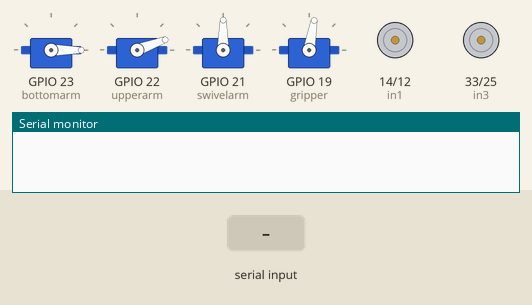
The sketch below on a simulated ESP32. On the bench: 4 × servo, motor-driver pin pairs drawn as motors (green arrow = first pin HIGH = forward, orange = second pin HIGH = backward, longer = more drive, scaled by the enable pin), the last lines printed to the serial monitor. The test bench sets the inputs (shaded band). Nothing arrives over Bluetooth unless stated.

Above: at 1.2 s.
1.3 s: "F" received over the second serial link
At 2.4 s:
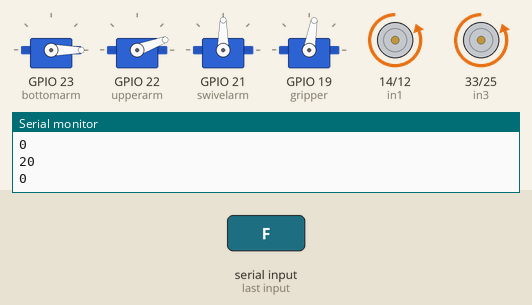
2.8 s: "B" received over the second serial link
At 3.5 s:
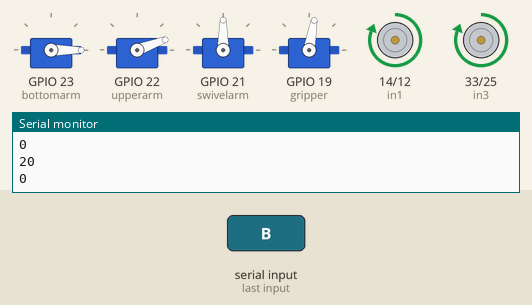
4.3 s: "L" received over the second serial link
At 4.7 s:
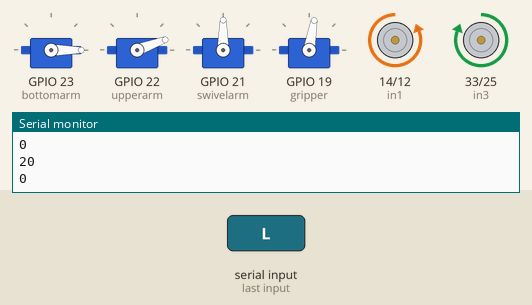
5.8 s: "R" received over the second serial link
At 7.0 s:
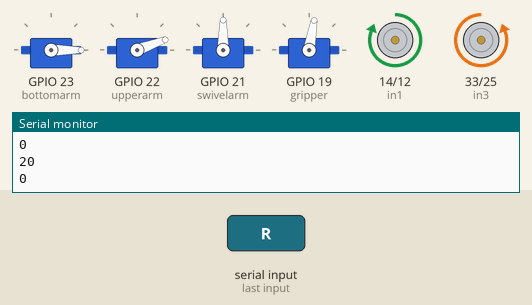
Timing chart, 0 to 8.3 s (numbered marks = the images above; inputs shaded):
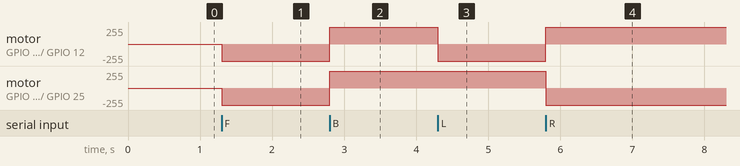

Measured:
- after the input at 1.3 s, motor on GPIO 14 (in1) / GPIO 12 (in2), motor on GPIO 33 (in3) / GPIO 25 (in4): stopped → backward 255/255 at once
- after the input at 2.8 s, motor on GPIO 14 (in1) / GPIO 12 (in2), motor on GPIO 33 (in3) / GPIO 25 (in4): backward 255/255 → forward 255/255 at once
- after the input at 4.3 s, motor on GPIO 14 (in1) / GPIO 12 (in2): forward 255/255 → backward 255/255 at once
- after the input at 5.8 s, motor on GPIO 14 (in1) / GPIO 12 (in2): backward 255/255 → forward 255/255 at once; motor on GPIO 33 (in3) / GPIO 25 (in4): forward 255/255 → backward 255/255 at once

The sketch:

roboticarm_car.ino
```cpp
#include <ESP32Servo.h>
#include <BluetoothSerial.h>

Servo bottomarm, upperarm, swivelarm, gripper;
BluetoothSerial SerialBT;
char command;

int bottompos = 0;
int upperpos = 20;
int swivelpos = 90;

int enA = 27;

int in1 = 14;
int in2 = 12;
int in3 = 33;
int in4 = 25;

int enB = 26;

void setup() {
  Serial.begin(9600);
  SerialBT.begin("ROBOTIC ARM");
  bottomarm.attach(23);
  upperarm.attach(22);
  swivelarm.attach(21);
  gripper.attach(19);

  bottomarm.write(bottompos);
  upperarm.write(upperpos);
  swivelarm.write(swivelpos);
  gripper.write(80);

  pinMode(in1, OUTPUT);
  pinMode(in2, OUTPUT);
  pinMode(in3, OUTPUT);
  pinMode(in4, OUTPUT);
  pinMode(enA, OUTPUT);
  pinMode(enB, OUTPUT);

  digitalWrite(enA, 50);
  digitalWrite(enB, 50);
}

void loop() {
  if (SerialBT.available()) {
    command = SerialBT.read();
    Serial.println(command);

    if(command == 'F'){
      forward();
    }
    else if(command == 'B'){
      backward();
    }
    else if(command == 'L'){
      left();
    }
    else if(command == 'R'){
      right();
    }
    else if(command == 'S'){
      stop();
    }

    if(command == 'l' && bottompos < 150) {
      bottompos += 5;
    } else if(command == 'r' && bottompos > 0) {
      bottompos -= 5;
    }

    bottomarm.write(bottompos);
    Serial.println(bottompos);
    delay(15);

    if(command == 'U' && upperpos >= 35) {
      upperpos -= 5;
    } else if(command == 'D' && upperpos < 180) {
      upperpos += 5;
    }
    upperarm.write(upperpos);
    Serial.println(upperpos);
    delay(15);

    if(command == 'u' && swivelpos < 180) {
      swivelpos += 5;
    } else if(command == 'd' && swivelpos > 0) {
      swivelpos -= 5;
    }

    swivelarm.write(swivelpos);
    Serial.println(bottompos);
    delay(15);

    if(command == 'C'){
      close();
    }

    if(command == 'O'){
      open();
    }

  }
}

void close(){
  for(int i =15; i<=80; i++){
    gripper.write(i);
    delay(20);
    Serial.println(i);
  }
}

void open(){
  for(int i =80; i>=15; i--){
    gripper.write(i);
    delay(20);
  }
}

void backward()
{
  digitalWrite(in1, HIGH);
  digitalWrite(in2, LOW);
  digitalWrite(in3, HIGH);
  digitalWrite(in4, LOW);
}

void forward()
{
  digitalWrite(in1, LOW);
  digitalWrite(in2, HIGH);
  digitalWrite(in3, LOW);
  digitalWrite(in4, HIGH);
}

void left()
{
  digitalWrite(in1, LOW);
  digitalWrite(in2, HIGH);
  digitalWrite(in3, HIGH);
  digitalWrite(in4, LOW);
}

void right()
{
  digitalWrite(in1, HIGH);
  digitalWrite(in2, LOW);
  digitalWrite(in3, LOW);
  digitalWrite(in4, HIGH);
}

void stop()
{
  digitalWrite(in1, LOW);
  digitalWrite(in2, LOW);
  digitalWrite(in3, LOW);
  digitalWrite(in4, LOW);
}
```
